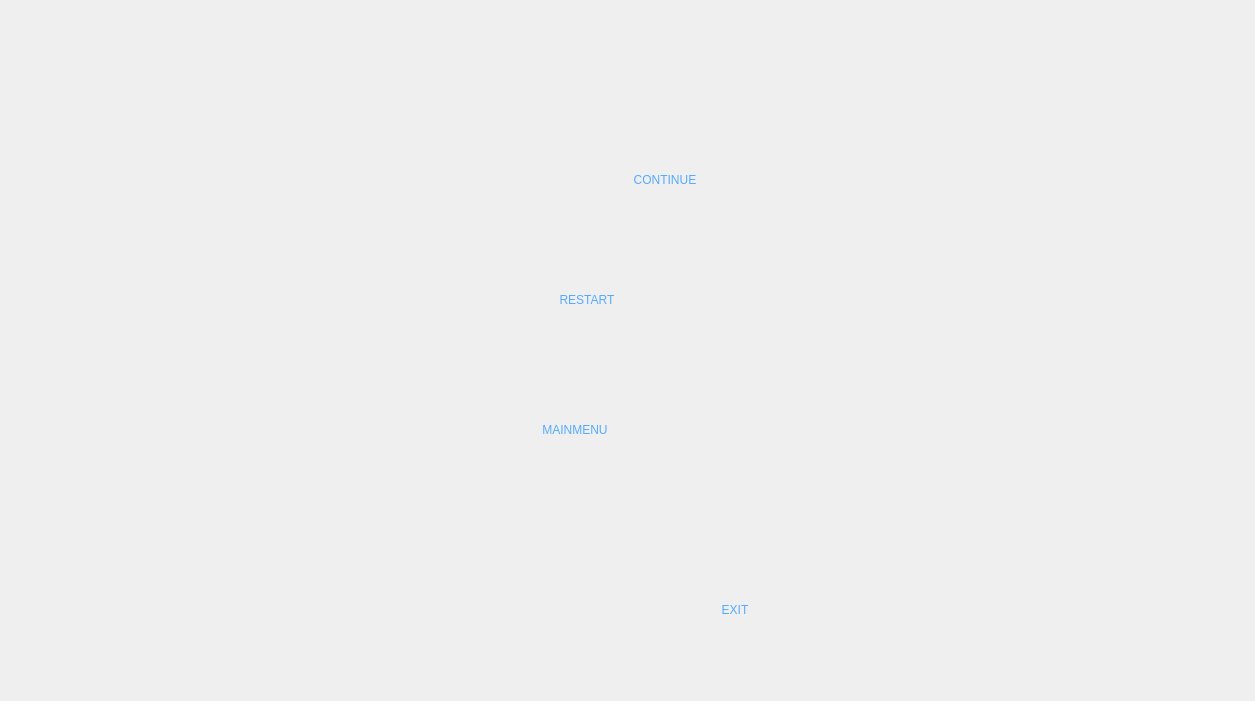
<?xml version="1.0" encoding="UTF-8"?>
<ui version="4.0">
 <class>gamemenu</class>
 <widget class="QWidget" name="gamemenu">
  <property name="geometry">
   <rect>
    <x>0</x>
    <y>0</y>
    <width>1255</width>
    <height>701</height>
   </rect>
  </property>
  <property name="windowTitle">
   <string>Form</string>
  </property>
  <property name="styleSheet">
   <string notr="true">QPushButton{
font: 53pt &quot;Freestyle Script&quot;;
color: rgb(85, 170, 255);
}
QPushButton:hover{
	color: rgb(85, 255, 255);
font: 55pt &quot;Freestyle Script&quot;;
}
QPushButton:pressed{
color: rgb(85, 85, 255);
border: 0px;
font: 53pt &quot;Freestyle Script&quot;;
}</string>
  </property>
  <widget class="QPushButton" name="continue_2">
   <property name="geometry">
    <rect>
     <x>470</x>
     <y>130</y>
     <width>390</width>
     <height>100</height>
    </rect>
   </property>
   <property name="text">
    <string>CONTINUE</string>
   </property>
   <property name="flat">
    <bool>true</bool>
   </property>
  </widget>
  <widget class="QPushButton" name="restart">
   <property name="geometry">
    <rect>
     <x>392</x>
     <y>250</y>
     <width>390</width>
     <height>100</height>
    </rect>
   </property>
   <property name="text">
    <string>RESTART</string>
   </property>
   <property name="flat">
    <bool>true</bool>
   </property>
  </widget>
  <widget class="QPushButton" name="mainmenu">
   <property name="geometry">
    <rect>
     <x>380</x>
     <y>380</y>
     <width>390</width>
     <height>100</height>
    </rect>
   </property>
   <property name="text">
    <string>MAINMENU</string>
   </property>
   <property name="flat">
    <bool>true</bool>
   </property>
  </widget>
  <widget class="QPushButton" name="exit">
   <property name="geometry">
    <rect>
     <x>540</x>
     <y>560</y>
     <width>390</width>
     <height>100</height>
    </rect>
   </property>
   <property name="text">
    <string>EXIT</string>
   </property>
   <property name="flat">
    <bool>true</bool>
   </property>
  </widget>
 </widget>
 <resources/>
 <connections/>
</ui>
